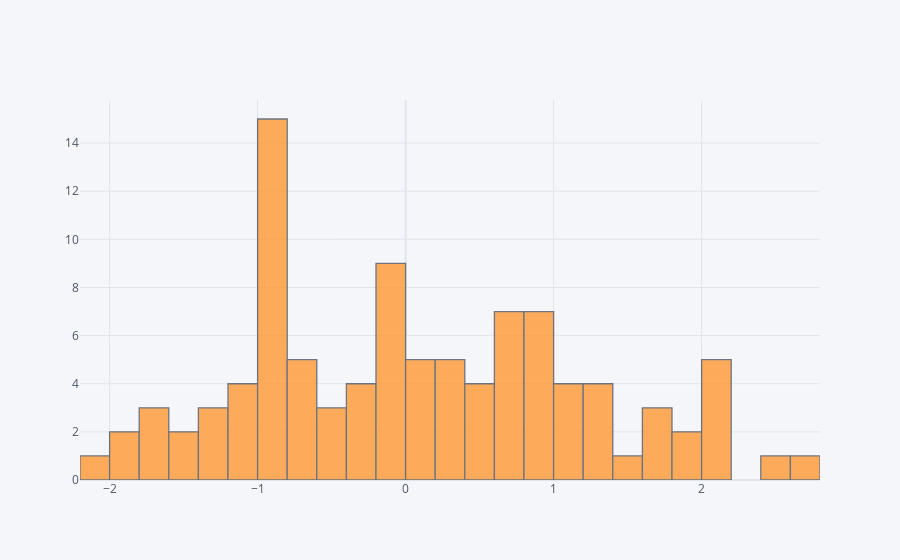

The code cell stored with this chart in its notebook:
### Markdown cell above
## Histogram

### Code cell
df['A'].iplot(kind='hist',bins=25)

### Figure 1 — Plotly figure (JSON) as saved in the notebook; plotly's stock layout.template omitted (floating-point values rounded to 4 significant figures)
{"data": [{"histfunc": "count", "histnorm": "", "marker": {"color": "rgba(255, 153, 51, 1.0)", "line": {"color": "#4D5663", "width": 1.3}}, "name": "A", "nbinsx": 25, "opacity": 0.8, "orientation": "v", "type": "histogram", "x": [0.0911, -1.122, -0.8472, 0.04758, -0.2465, 0.3559, -0.101, -0.9073, -0.9519, 2.141, 2.123, 0.6959, -1.583, 1.714, -0.06647, -1.532, 1.493, -0.3671, -0.6465, 0.7577, -1.789, -0.8363, 2.429, 1.393, 0.9186, 1.307, -1.079, 2.001, 1.651, 0.809, 0.7162, 0.4175, -2.056, -0.1048, -1.841, -1.904, -0.2455, -0.9345, 0.08519, 0.791, 1.211, 0.8781, 1.639, -0.7845, -0.8201, 1.23, 2.09, 0.9676, 0.4278, 0.374, -1.203, 0.1987, -1.1, -0.5119, 0.6089, -0.009987, -0.9844, -0.6971, -1.052, -1.693, 1.895, 2.636, 1.006, -0.9101, 0.7188, -0.9501, 2.162, 1.142, 0.9676, 0.5345, -0.6102, 0.2326, -0.3086, 0.8231, 0.002548, 1.067, -0.1972, -0.1581, -0.6179, 1.806, 1.051, -0.5869, -0.5352, -0.02747, -0.9443, -0.8624, 0.8949, -0.009483, -0.9201, 0.6478, 0.4563, 0.2995, -0.8705, -0.9494, -1.615, -0.9529, -1.289, -1.262, -0.1219, 0.2617]}], "layout": {"barmode": "overlay", "legend": {"bgcolor": "#F5F6F9", "font": {"color": "#4D5663"}}, "paper_bgcolor": "#F5F6F9", "plot_bgcolor": "#F5F6F9", "title": {"font": {"color": "#4D5663"}}, "xaxis": {"gridcolor": "#E1E5ED", "showgrid": true, "tickfont": {"color": "#4D5663"}, "title": {"font": {"color": "#4D5663"}, "text": ""}, "zerolinecolor": "#E1E5ED"}, "yaxis": {"gridcolor": "#E1E5ED", "showgrid": true, "tickfont": {"color": "#4D5663"}, "title": {"font": {"color": "#4D5663"}, "text": ""}, "zerolinecolor": "#E1E5ED"}}}
